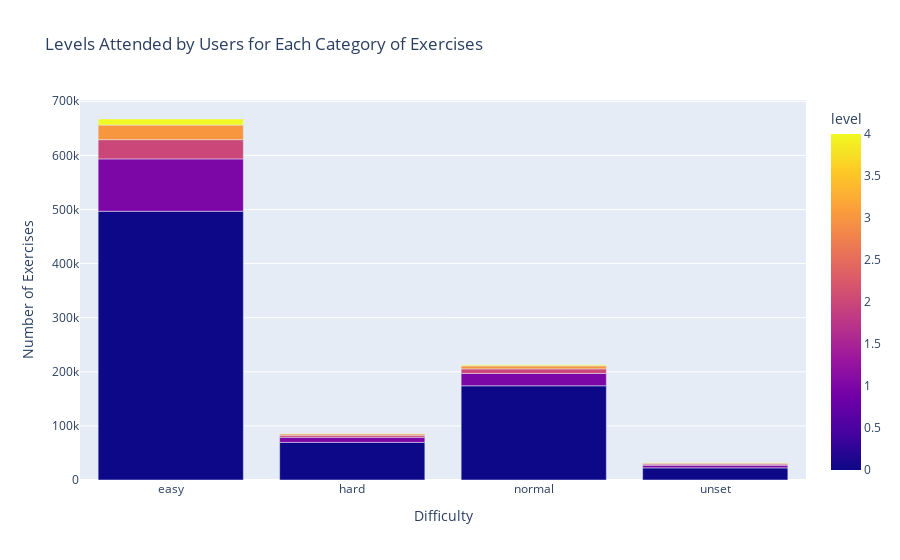

The notebook cell saved with this chart:
### Code cell
df_merged = df_LogProblem.merge(df_InfoContent[['ucid', 'difficulty']], on='ucid', how='left')

# Group data by difficulty level and level attended
grouped = df_merged.groupby(['difficulty', 'level']).size().reset_index(name='count')

# Create a stacked bar plot
fig = px.bar(grouped, x='difficulty', y='count', color='level',
             title='Levels Attended by Users for Each Category of Exercises',
             labels={'difficulty': 'Difficulty', 'count': 'Number of Exercises'},
             category_orders={'level': ['0', '1', '2', '3', '4']})

fig.update_layout(barmode='stack')
fig.show()

### Figure 1 — Plotly figure (JSON) as saved in the notebook; plotly's stock layout.template omitted (floating-point values rounded to 4 significant figures)
{"data": [{"alignmentgroup": "True", "hovertemplate": "Difficulty=%{x}<br>Number of Exercises=%{y}<br>level=%{marker.color}<extra></extra>", "legendgroup": "", "marker": {"color": [0, 1, 2, 3, 4, 0, 1, 2, 3, 4, 0, 1, 2, 3, 4, 0, 1, 2, 3, 4], "coloraxis": "coloraxis", "pattern": {"shape": ""}}, "name": "", "offsetgroup": "", "orientation": "v", "showlegend": false, "textposition": "auto", "type": "bar", "x": ["easy", "easy", "easy", "easy", "easy", "hard", "hard", "hard", "hard", "hard", "normal", "normal", "normal", "normal", "normal", "unset", "unset", "unset", "unset", "unset"], "xaxis": "x", "y": [496711, 96790, 35534, 26958, 11208, 69520, 9534, 3798, 2447, 835, 174156, 22903, 8291, 5614, 1840, 22433, 4866, 2200, 1721, 681], "yaxis": "y"}], "layout": {"barmode": "stack", "coloraxis": {"colorbar": {"title": {"text": "level"}}, "colorscale": [[0, "#0d0887"], [0.1111, "#46039f"], [0.2222, "#7201a8"], [0.3333, "#9c179e"], [0.4444, "#bd3786"], [0.5556, "#d8576b"], [0.6667, "#ed7953"], [0.7778, "#fb9f3a"], [0.8889, "#fdca26"], [1, "#f0f921"]]}, "legend": {"tracegroupgap": 0}, "title": {"text": "Levels Attended by Users for Each Category of Exercises"}, "xaxis": {"anchor": "y", "domain": [0, 1], "title": {"text": "Difficulty"}}, "yaxis": {"anchor": "x", "domain": [0, 1], "title": {"text": "Number of Exercises"}}}}
